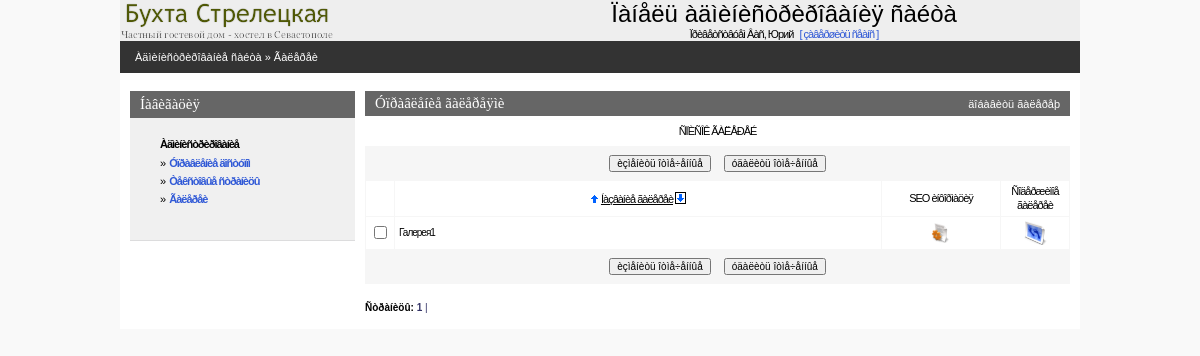
The app's page /admin/albumlist.php (signed in), older data.
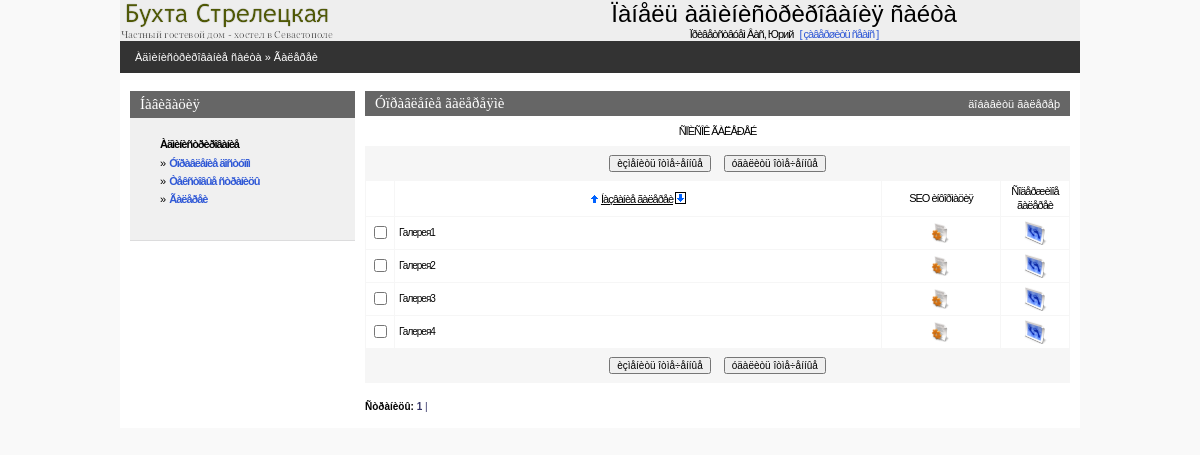
The same page, newer data.
### tables this page shows
CREATE TABLE IF NOT EXISTS `hotel_static` (
  `static_code` int(11) NOT NULL AUTO_INCREMENT,
  `static_title` varchar(200) NOT NULL DEFAULT '',
  `static_abstract` text NOT NULL COMMENT 'Краткий текст страницы',
  `static_text` text NOT NULL COMMENT 'Полный текст страницы',
  `static_seo_title` text,
  `static_seo_desc` text,
  `static_seo_key` text,
  `static_type` varchar(11) NOT NULL DEFAULT 'page' COMMENT 'Определает тип страницы (обычная страница или галерея)',
  PRIMARY KEY (`static_code`)
);

### admin/inc/connect.php (called while the page is built, shortened)
<?php
    $PHP_SELF=$_SERVER['PHP_SELF'];
?>

### admin/inc/const.php (called while the page is built, shortened)
<?php
    $PREFFIX="hotel";
?>

### admin/albumlist.php (the view, shortened to what this page needs)
<?php
include("inc/settings.php");
$per_page=30;
if (!isset($curr_page)) $curr_page=0;
if(!($sortby)) $sortby='static_title'; else {$sortby=explode(" ",$sortby);$sortby=$sortby[0];}
if(!isset($sortdir)) {$sortdir="1";$realsortdir="ASC"; }
else
{
 if($sortdir==0) {$realsortdir="DESC";} else {$sortdir=1;$realsortdir="ASC";}
}
if (!isset($pagetype)) $pagetype="gallery";
$mainquery="select {$PREFFIX}_static.static_code, {$PREFFIX}_static.static_title
            from {$PREFFIX}_static where {$PREFFIX}_static.static_type like '$pagetype'
            order by $sortby $realsortdir";
?>
<? include ("inc/head.php"); ?>
<BODY>
<center>
<div class=mainbody>
<? include("inc/top.php");?>
<table Border=0 CellSpacing=0 CellPadding=0 width=100%>
  <tr><td class=pageline>
     <div class=wmiddletext><a href="main.php">Àäìèíèñòðèðîâàíèå ñàéòà</a> &#187; Ãàëåðåè</div>
  </td></tr>
</table>
<table Border=0 CellSpacing=0 CellPadding=0 class=mainbody>
 <tr valign=top>
  <td width=10></td>
  <? include("inc/leftmenu.php"); ?>
  <td width=10></td>
  <td>
<?php
	echo"<form name='data' action=$PHP_SELF method=POST>";
?>
<table class=grayhead Border=0 CellSpacing=0 CellPadding=0 >
 <tr class=normaltext>
  <td ><div ><h4>Óïðàâëåíèå ãàëåðåÿìè</h4></div></td>
  <td align=right class=wmiddletext><a class=submenu onclick="displayform(this,'äîáàâèòü ãàëåðåþ')">äîáàâèòü ãàëåðåþ</a></td>
 </tr>
</table>
<table Border=0 CellSpacing=0 class=pagebluetable CellPadding=0 >
 <tr><td class=lmenutext height=30 bgcolor=#ffffff align="center">ÑÏÈÑÎÊ ÃÀËÅÐÅÉ</td></tr>
</table>
<table Border=0 CellSpacing=0 class=pagebluetable CellPadding=0>
 <tr><td>
 <center>
 <table>
 <tr height=30 >
    <td><input type=button onClick=Send('U') value='èçìåíèòü îòìå÷åííûå' class=smalltext></td>
    <td width=5></td>
    <td><input type=button onClick=ConfirmSend('D') value='óäàëèòü îòìå÷åííûå'  class=smalltext></td>
 </tr>
 </table>
 </td></tr>
</table>
<center>
<table Border=0 CellSpacing=1 class=bluetable CellPadding=4 width=100%>
  <tr class=lmenutext align=center  height=20 bgcolor=#ffffff>
    <td width=20>&nbsp;</td>
    <td  align=center ><?=SortTitle("Íàçâàíèå ãàëåðåè","static_title",$sortby,$sortdir);?></td>
    <td width=110 align=center >SEO èíôîðìàöèÿ</td>
	<td width=60 align=center >Ñîäåðæèìîå ãàëåðåè</td>
<?php
	$res=mysql_query ($mainquery) or die ("Íå ìîãó âûáðàòü ñòðàíèöû. Îøèáêà â çàïðîñå.");
	$num_rows=mysql_num_rows($res);
	if($num_rows)
	{
		$page_quant=ceil($num_rows / $per_page);
		$start_pos=$curr_page*$per_page;
		if ($start_pos+$per_page<$num_rows) $end_pos=$start_pos+$per_page;
		else $end_pos=$num_rows;
		for ($x=$start_pos; $x<$end_pos; $x++)
		{
			list($static_code,$static_title,$page_active)=mysql_fetch_array($res);
			$checkname=$static_code;
			$bg="#FFFFFF";
			echo"<tr class=edittabletext height=24 bgcolor=$bg>";
			echo"<TD width=20 align=center ><input type='checkbox' name=\"C#$checkname\" id=\"C#$checkname\"></TD>";
			echo"<TD align=left class=smalltext ondblclick='change_line(\"$checkname\",\"F#$checkname#static_title#string\");' id=\"F#$checkname#static_title#string\">".Show($static_title)."</TD>\n";
			echo"<td align=center ><a href='editseo.php?static_code=$static_code&static_title=$static_title&pagetype=$pagetype'><img height='20' width='20' src='graph/edit.gif' border=0 title='Ðåäàêòèðîâàòü SEO èíôîðìàöèþ'></a></td>";
			echo"<td><center><a href=\"picture.php?back=statlist&icon=250&static_code=$static_code\"><img height='24' width='24' src='graph/photo.gif' border=0 alt='Ôîòîãàëåðåÿ ' title='Ðåäàêòèðîâàòü ôîòîãàëåðåþ'></a></td>";
			echo"</TR>\n";
		}
	}
?>
</center>
<table Border=0 CellSpacing=0 class=pagebluetable CellPadding=0 width=95%>
 <tr><td>
 <center>
 <table>
 <tr height=30 >
   <td><input type=button onClick=Send('U') value='èçìåíèòü îòìå÷åííûå' class=smalltext></td>
   <td width=5></td>
   <td><input type=button onClick=ConfirmSend('D') value='óäàëèòü îòìå÷åííûå'  class=smalltext></td>
 </tr>
 </table>
 </td></tr>
</table>
<br>
<?php
		echo"<div align=left class=smalltext><b>Ñòðàíèöû:</b>  ";
		for ($i=1;$i<$page_quant+1;$i++)
		{
			$y=$i-1;
			if ($curr_page==$y) {$t1="<b>";$t2="</b>";} else {$t1="";$t2="";}
			echo"<a class=blue href=$PHP_SELF?curr_page=$y&sortby=$sortby&sortdir=$sortdir>$t1 $i $t2|</a>&nbsp";
		}
		echo"</div>";
?>
    <td width=10></td>
</BODY>
</HTML>

Row changes from the older to the newer data that the page shows:
added hotel_static: static_title "Галерея2"
added hotel_static: static_title "Галерея3"
added hotel_static: static_title "Галерея4"
